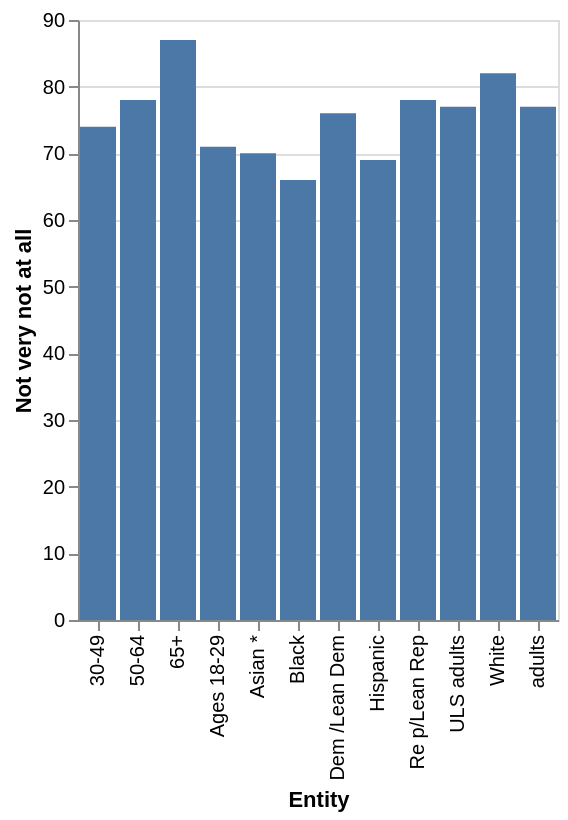

This figure's Vega-Lite source:
### Vega-Lite specification from a JSON file in a GitHub repository (floating-point values rounded to 4 significant figures)
{"$schema": "https://vega.github.io/schema/vega-lite/v5.json", "description": "Bar chart auto-generated from CSV", "data": {"values": [{"Entity": "Dem /Lean Dem", "Not very not at all": "76", "Very/ somewhat": "23"}, {"Entity": "Re p/Lean Rep", "Not very not at all": "78", "Very/ somewhat": "21"}, {"Entity": "65+", "Not very not at all": "87", "Very/ somewhat": "12"}, {"Entity": "50-64", "Not very not at all": "78", "Very/ somewhat": "21"}, {"Entity": "30-49", "Not very not at all": "74", "Very/ somewhat": "25"}, {"Entity": "Ages 18-29", "Not very not at all": "71", "Very/ somewhat": "28"}, {"Entity": "Asian *", "Not very not at all": "70", "Very/ somewhat": "30"}, {"Entity": "Hispanic", "Not very not at all": "69", "Very/ somewhat": "29"}, {"Entity": "Black", "Not very not at all": "66", "Very/ somewhat": "33"}, {"Entity": "White", "Not very not at all": "82", "Very/ somewhat": "17"}, {"Entity": "adults", "Not very not at all": "77", "Very/ somewhat": "22"}, {"Entity": "ULS adults", "Not very not at all": "77", "Very/ somewhat": "22"}]}, "mark": "bar", "encoding": {"x": {"field": "Entity", "type": "ordinal"}, "y": {"field": "Not very not at all", "type": "quantitative"}}}
